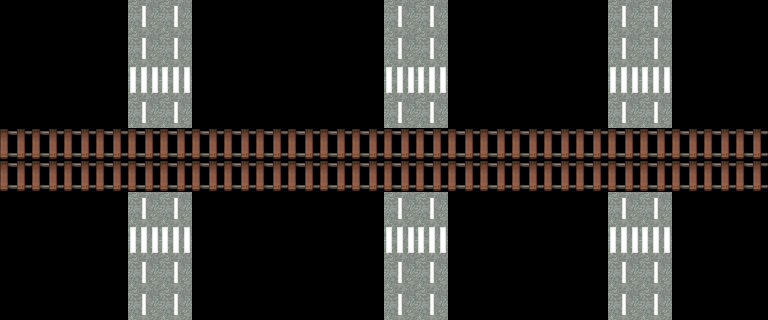

A level layout from a 2D game, rendered from its tile map. Below: a short description, then the map file with its tile-grid data intact:
An orthogonal 24x10 tile map with 32x32 px tiles, 1 tile layer (camada3pista).

<map version="1.5" tiledversion="1.7.2" orientation="orthogonal" renderorder="right-down" width="24" height="10" tilewidth="32" tileheight="32" infinite="0" nextlayerid="6" nextobjectid="1">
 <editorsettings>
  <export format="tmx" />
 </editorsettings>
 <tileset firstgid="1" source="tile.tsx" />
 <layer id="5" name="camada3pista" width="24" height="10">
  <data encoding="csv">
0,0,0,0,814,814,0,0,0,0,0,0,814,814,0,0,0,0,0,814,814,0,0,0,
0,0,0,0,814,814,0,0,0,0,0,0,814,814,0,0,0,0,0,814,814,0,0,0,
0,0,0,0,842,842,0,0,0,0,0,0,842,842,0,0,0,0,0,842,842,0,0,0,
0,0,0,0,814,814,0,0,0,0,0,0,814,814,0,0,0,0,0,814,814,0,0,0,
415,415,415,415,415,415,415,415,415,415,415,415,415,415,415,415,415,415,415,415,415,415,415,415,
415,415,415,415,415,415,415,415,415,415,415,415,415,415,415,415,415,415,415,415,415,415,415,415,
0,0,0,0,814,814,0,0,0,0,0,0,814,814,0,0,0,0,0,814,814,0,0,0,
0,0,0,0,842,842,0,0,0,0,0,0,842,842,0,0,0,0,0,842,842,0,0,0,
0,0,0,0,814,814,0,0,0,0,0,0,814,814,0,0,0,0,0,814,814,0,0,0,
0,0,0,0,814,814,0,0,0,0,0,0,814,814,0,0,0,0,0,814,814,0,0,0
</data>
 </layer>
</map>
